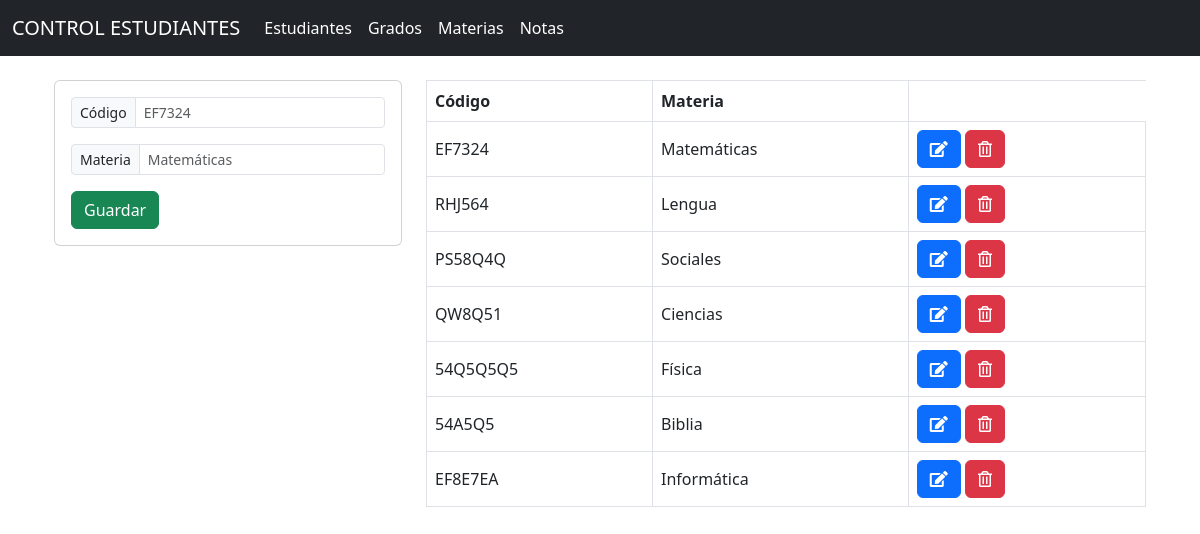
The app's page /materias.php with its own data.
### tables this page shows
CREATE TABLE `materia` (
  `id` int(10) NOT NULL,
  `codigo` varchar(10) NOT NULL,
  `materia` varchar(20) NOT NULL
);

### materias.php (the view, shortened to what this page needs)
<?php include("db.php") ?>
<?php include("includes/header.php")?>
<div class="container p-4">
<div class="row">
        <div class="col-md-4">
            <div class="card card-body">
                <form action="save_materia.php" method="POST">
                    <div class="input-group input-group-sm mb-3">
                        <span class="input-group-text" id="inputGroup-sizing-default">Código</span>
                        <input type="text" name="codigo" class="form-control"
                        placeholder="EF7324" autofocus>
                    </div>
                    <div class="input-group input-group-sm mb-3">
                        <span class="input-group-text" id="inputGroup-sizing-default">Materia</span>
                        <input type="text" name="materia" class="form-control"
                        placeholder="Matemáticas">
                    </div>
                    <input type="submit" class="btn btn-success btn-block" name="save_materia" value="Guardar">
                </form>
            </div>
        </div>
        <div class="col-md-8 table-responsive">
            <table class="table table-bordered align-middle">
                <thead>
                    <tr>
                        <th>Código</th>
                        <th>Materia</th>
                    </tr>
                </thead>
                <tbody>
                    <?php
                        $query = "SELECT * FROM MATERIA";
                        $all_level = mysqli_query($connection, $query);
                        while($row = mysqli_fetch_array($all_level)) { ?>
                            <tr>
                                <td><?php echo $row['codigo'] ?></td>
                                <td><?php echo $row['materia'] ?></td>
                                <td>
                                    <a href="edit_materia.php?id=<?php echo $row['id']?>"
                                    class="btn btn-primary">
                                        <i class="fas fa-edit"></i>
                                    </a>
                                    <a href="delete_materia.php?id=<?php echo $row['id']?>"
                                    class="btn btn-danger">
                                        <i class="far fa-trash-alt"></i>
                                    </a>
                                </td>
                            </tr>
                        <?php } ?>
                </tbody>
            </table>
        </div>
    </div>
</div>
<?php include("includes/footer.php") ?>

### records on screen
materia: codigo "EF7324", materia "Matemáticas"
materia: codigo "RHJ564", materia "Lengua"
materia: codigo "PS58Q4Q", materia "Sociales"
materia: codigo "QW8Q51", materia "Ciencias"
materia: codigo "54Q5Q5Q5", materia "Física"
materia: codigo "54A5Q5", materia "Biblia"
materia: codigo "EF8E7EA", materia "Informática"
